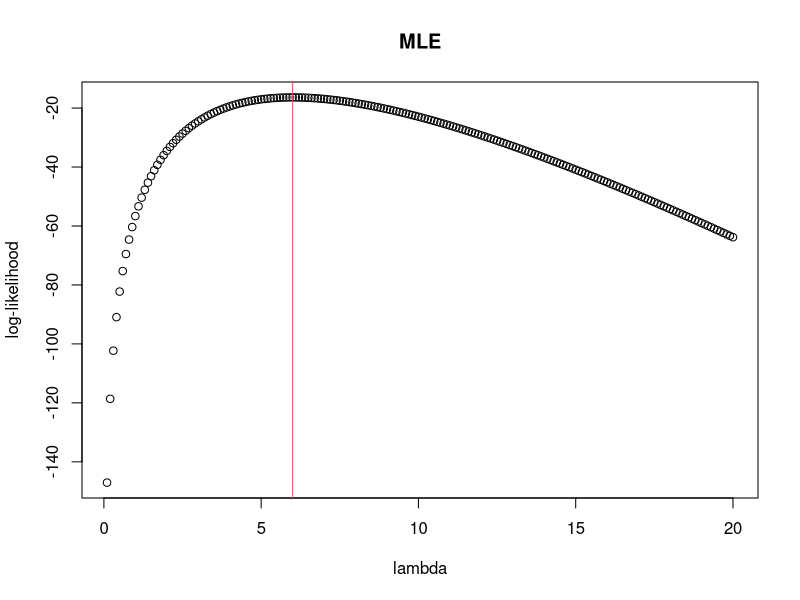
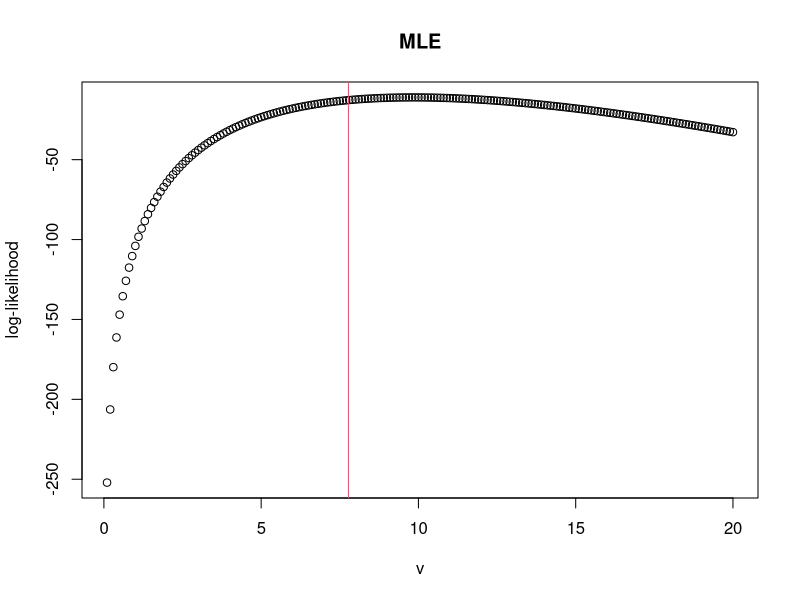
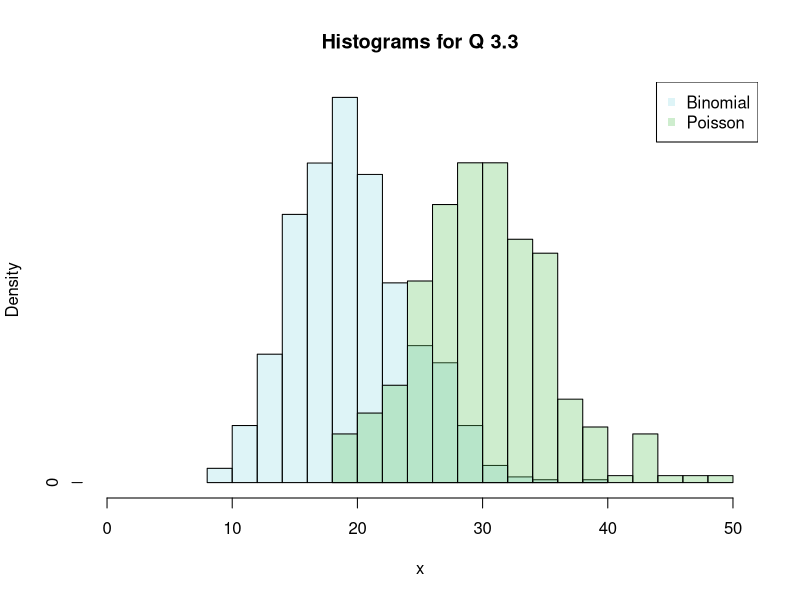

Recreate these plots in R, in order.
## Arun Agarwal
## Applied Statistics and Data Science
## Problem Set 1
## 10/25/2021

#1.9: Plotting the log-likelihood l(lambda) in R for the specific sample of 7 articles (12, 4, 5, 3, 7, 5, 6):

#The given specific sample being stored as well as its mean
x = c(12, 4, 5, 3, 7, 5, 6)
mean.x = mean(x)
#print(mean.x)

lambda.seq = seq(0.1, 20, by = 0.1)
#print(length(lambda.seq))
l = numeric()
#print(l)

for(i in 1:length(lambda.seq))
{
  l[i] = sum(log(dpois(x, lambda = lambda.seq[i])))
}

#par(mar = c(5,5,5,5), oma = c(5,5,5,5)) #Changing the plot size

#Plotting the log-likelihood
plot(lambda.seq,l,xlab = 'lambda', ylab = 'log-likelihood', type = 'p', main = 'MLE')
abline(v = mean.x, col = 2)

#2.10: Plotting the log-likelihood l(lambda) in R for the specific sample of 5 articles:

x = c(17, 9, 18, 12, 11)
y = c(1730,947,1830,1210,1100)

#Our Maximum Likelihood estimator
v.hat = 53/6.817 

v.seq = seq(0.1, 20, by=0.1)
l = numeric()

for(i in 1:length(v.seq))
{
    l[i] = sum(log(dpois(x, lambda = v.seq[i]*y/1000)))
}

#Changing the Plot Size
#par(mfrow = c(1,1), mar = c(5,5,5,5), oma = c(5,5,5,5))

plot(v.seq,l,xlab = 'v', ylab = 'log-likelihood', type = 'p', main = 'MLE')
abline(v = v.hat, col = 2)

#3.3: R Simulation

#Givens:
n = 1000
pi = 0.3
lambda_p = 30
theta_o = 0.02


z = rbinom(n = n, size = 1, prob = pi)
x = numeric()

for(i in 1:n)
{
    if (z[i] == 1)
    {
        x[i] = rpois(1,lambda_p)
    }
    else if (z[i] == 0)
    {
        x[i] = rbinom(1, size = 1000, prob = theta_o)
    }
}

#Poisson Distribution Histogram
hg1 <- hist(x[z==1], breaks = 20, plot = FALSE)

#Binomial Distribution Histogram
hg0 <- hist(x[z==0], breaks = 20, plot = FALSE)

hg1$counts = hg1$density
hg0$counts = hg0$density

c0 = rgb(150,220,230, max = 255, alpha = 80, names = 'lt.blue')
c1 <- rgb(100,200,100, max = 255, alpha = 80, names = 'lt.green')

print("Note: these two histograms have the same design, as desired/constructed")

#Adjusting the size of the plot:
#par(mfrow = c(1,1), mar = c(5,5,5,5), oma = c(5,5,5,5))

#Plotting 1st Histogram (Binomial Distribution)
plot(hg0, col = c0, xlim = c(0,50), main = 'Histograms for Q 3.3', xlab = 'x', ylab = 'Density')

#Plotting 2nd Histogram (Poisson Distribution)
plot(hg1, col = c1, add = TRUE)

legend('topright', legend = c('Binomial', 'Poisson'), pch = c(15,15), col = c(c0,c1))

#YOU CAN IGNORE THIS BLOCK! IT WAS JUST FOR CALCULATION!
#3.7 R Simulation

#Givens:
n = 8
pi = 0.3
lambda_p = 6.25
theta_o = 0.78125


z = rbinom(n = n, size = 1, prob = pi)
x = numeric()

for(i in 1:n)
{
    if (z[i] == 1)
    {
        x[i] = rpois(1,lambda_p)
        print(x[i])
    }
    else if (z[i] == 0)
    {
        x[i] = rbinom(1, size = 8, prob = theta_o)
        print(x[i])
    }
}


